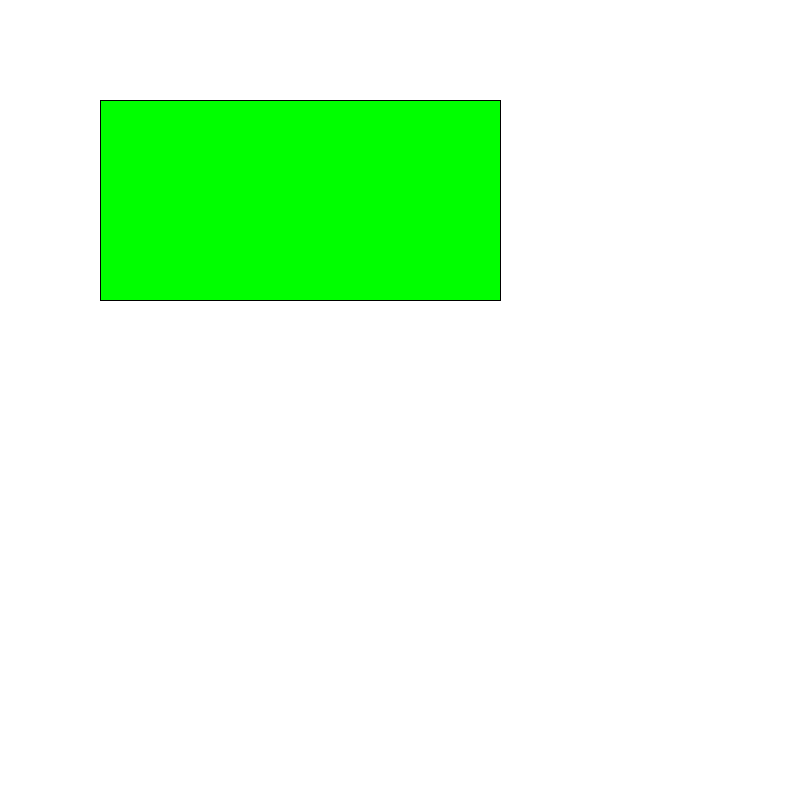
Frame 1 (no input)
Frame 60 (the mouse pressed at the canvas centre just before this capture): identical to frame 1, image omitted
Frame 120 (the mouse held since frame 60 and released just before this capture): identical to frame 1, image omitted

The Processing sketch that drew this single still picture (run headless with seeded random() and noise(); from frame 60 on, the mouse is pressed at the canvas centre):

// Processing sketch: RectInside
// ── RectInside.pde
void setup()
{
  size(800,800);
}

void draw()
{
  background(255);
  if(isInsideRect(100,100,400,200, mouseX, mouseY))
  {
    //Red
    fill(255,0,0);
  }
  else
  {
    //Green
  fill(0,255,0);
}
  rect(100,100,400,200);
}

float distance(float p1x,float p1y, float p2x, float p2y)
{
 float a=abs(p1x-p2x);
 float b=abs(p1y-p2y);
 float c=sqrt(a*a+b*b);
 return c;
}

boolean isInsideRect(float rcx, float rcy, float rectWidth, float rectHeight, float px, float py)
{
  return isInRange(rcx, rcx+rectWidth, px) && isInRange(rcy, rcy+rectHeight, py);
}

boolean isInRange(float begin, float end, float value)
{
  return value >= begin && value <= end;
}
